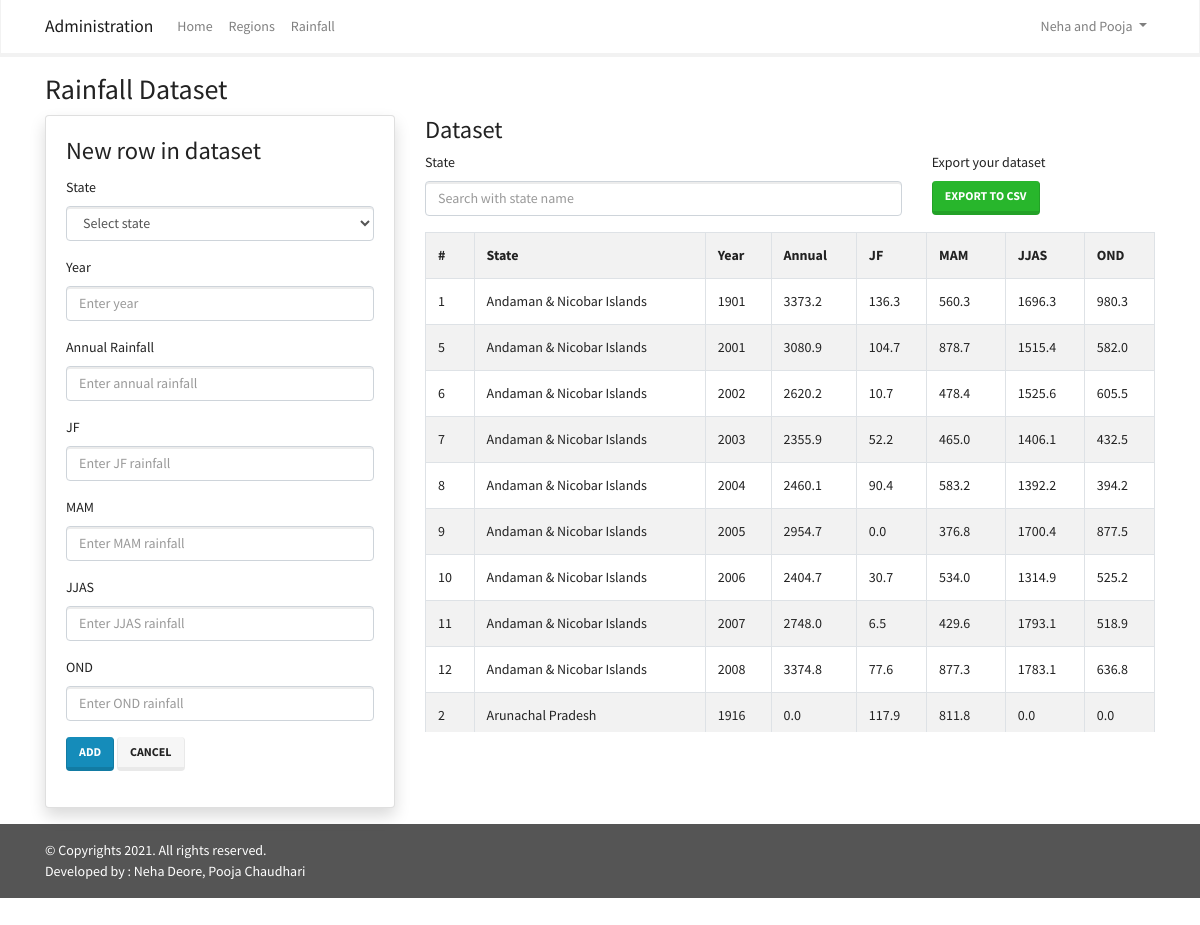
The page /rainfall/rain_dataset (signed in) on the database its author committed.
### rainfall/models.py (models this page shows)
class RainfallDataset(models.Model):
    state = models.ForeignKey(States, on_delete = models.CASCADE)
    year = models.IntegerField()
    annual = models.FloatField()
    jf = models.FloatField()
    mam = models.FloatField()
    jjas = models.FloatField()
    ond = models.FloatField()
    class Meta:
        db_table = 'tblrainfall'

### location/models.py (models this page shows)
class States(models.Model):
    name = models.CharField(max_length = 50, unique = True)
    def __str__(self):
        return self.name
    class Meta:
        db_table = 'tblstates'

### rainfall/views.py (the view, shortened to what this page needs)
# urls.py: path('rain_dataset', views.rain_dataset, name='rain_dataset'),
def rain_dataset(request):
    passData = {}
    if(request.session.has_key('user_id')):
        if(request.session['role_id'] == 1):
            passData['fullname'] = request.session['fullname']
            passData['userid'] = request.session['user_id']
            passData['states'] = States.objects.all().order_by('name')
            passData['dataset'] = RainfallDataset.objects.all().order_by('state', 'year')
            now = datetime.now()
            pre_year = now.year - 1
            passData['maxyear'] = pre_year
        else:
            raise PermissionDenied()
    else:
        return redirect('/')
    return render(request, 'admin/rainfall.html', passData)

### templates/admin/rainfall.html (shortened to what this page needs)
{% extends 'admin/base.html' %}
{% block main_content %}
<h2>Rainfall Dataset</h2>
<div class="row">
    <div class="col-md-4">
        <div class="card shadow">
            <div class="card-body">
                <h3 class="card-title">New row in dataset</h3>
                <form action="/rainfall/rain_dataset" method="post">
                    <div class="form-group">
                        <label>State</label>
                        <select name="txtstate" class="form-control">
                            <option value="">Select state</option>
                        </select>
                    </div>
                    <div class="form-group">
                      <label>Year</label>
                      <input type="number" min="1901" max="{{maxyear}}" name="txtyear" class="form-control" placeholder="Enter year" value="">
                    </div>
                    <div class="form-group">
                      <label>Annual Rainfall</label>
                      <input type="number" step="0.1" name="txtannual" class="form-control" placeholder="Enter annual rainfall" value="">
                    </div>
                    <div class="form-group">
                      <label>JF</label>
                      <input type="number" step="0.1" name="txtjf" class="form-control" placeholder="Enter JF rainfall" value="">
                    </div>
                    <div class="form-group">
                      <label>MAM</label>
                      <input type="number" step="0.1" name="txtmam" class="form-control" placeholder="Enter MAM rainfall" value="">
                    </div>
                    <div class="form-group">
                      <label>JJAS</label>
                      <input type="number" step="0.1" name="txtjjas" class="form-control" placeholder="Enter JJAS rainfall" value="">
                    </div>
                    <div class="form-group">
                      <label>OND</label>
                      <input type="number" step="0.1" name="txtond" class="form-control" placeholder="Enter OND rainfall" value="">
                    </div>
                    <div class="form-group">
                        <input type="submit" value="Add" class="btn btn-primary">
                        <input type="reset" value="Cancel" class="btn btn-light">
                    </div>
                </form>
            </div>
        </div>
    </div>
    <div class="col-md-8">
        <h3>Dataset</h3>
        <div class="row">
            <div class="col-md-8">
                <label>State</label>
                <input type="text" name="" id="txtsearch" placeholder="Search with state name" class="form-control"
                    onkeyup="searchFunction()">
            </div>
            <div class="col-md-4">
                <form action="/rainfall/rain_export_to_csv" method="post">
                    <label>Export your dataset</label>
                    <input type="submit" value="Export to CSV" class="btn btn-success">
                </form>
            </div>
        </div>
        <div class="row mt-3">
            <div class="col-md-12">
                <div style="height: 500px;overflow-y: scroll;">
                    <table class="table table-responsive-md table-bordered table-striped table-hover">
                        <tr>
                            <th>#</th>
                            <th>State</th>
                            <th>Year</th>
                            <th>Annual</th>
                            <th>JF</th>
                            <th>MAM</th>
                            <th>JJAS</th>
                            <th>OND</th>
                        </tr>
                        {% for ds in dataset %}
                        <tr>
                            <td>{{ds.id}}</td>
                            <td>{{ds.state}}</td>
                            <td>{{ds.year}}</td>
                            <td>{{ds.annual}}</td>
                            <td>{{ds.jf}}</td>
                            <td>{{ds.mam}}</td>
                            <td>{{ds.jjas}}</td>
                            <td>{{ds.ond}}</td>
                        </tr>
                        {% endfor %}
                    </table>
                </div>
            </div>
        </div>
    </div>
</div>
{% endblock %}

### rows shown on the page
RainfallDataset: id "1", state "Andaman & Nicobar Islands", year "1901", annual "3373.2", jf "136.3", mam "560.3", jjas "1696.3", ond "980.3"
RainfallDataset: id "5", state "Andaman & Nicobar Islands", year "2001", annual "3080.9", jf "104.7", mam "878.7", jjas "1515.4", ond "582.0"
RainfallDataset: id "6", state "Andaman & Nicobar Islands", year "2002", annual "2620.2", jf "10.7", mam "478.4", jjas "1525.6", ond "605.5"
RainfallDataset: id "7", state "Andaman & Nicobar Islands", year "2003", annual "2355.9", jf "52.2", mam "465.0", jjas "1406.1", ond "432.5"
RainfallDataset: id "8", state "Andaman & Nicobar Islands", year "2004", annual "2460.1", jf "90.4", mam "583.2", jjas "1392.2", ond "394.2"
RainfallDataset: id "9", state "Andaman & Nicobar Islands", year "2005", annual "2954.7", jf "0.0", mam "376.8", jjas "1700.4", ond "877.5"
RainfallDataset: id "10", state "Andaman & Nicobar Islands", year "2006", annual "2404.7", jf "30.7", mam "534.0", jjas "1314.9", ond "525.2"
RainfallDataset: id "11", state "Andaman & Nicobar Islands", year "2007", annual "2748.0", jf "6.5", mam "429.6", jjas "1793.1", ond "518.9"
RainfallDataset: id "12", state "Andaman & Nicobar Islands", year "2008", annual "3374.8", jf "77.6", mam "877.3", jjas "1783.1", ond "636.8"
RainfallDataset: id "2", state "Arunachal Pradesh", year "1916", annual "0.0", jf "117.9", mam "811.8", jjas "0.0", ond "0.0"

### other values the page prints
{{ fullname }} "Neha and Pooja"
